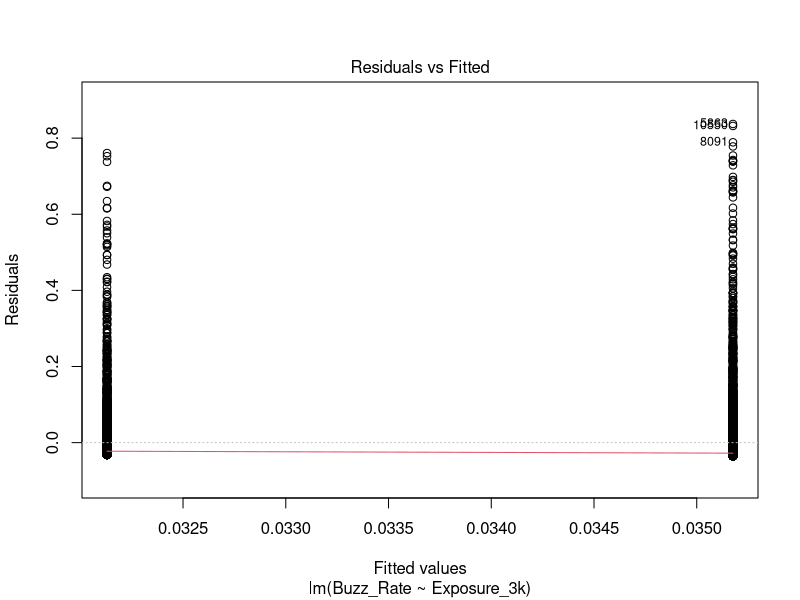
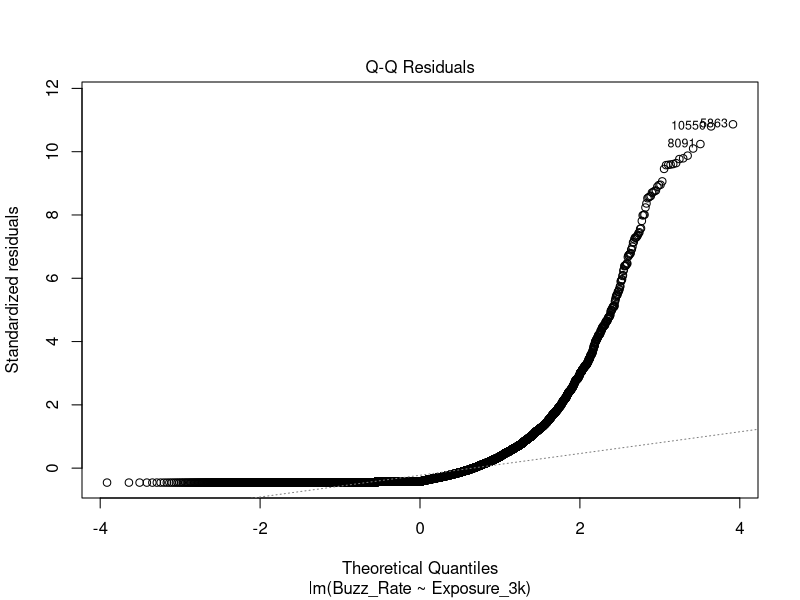
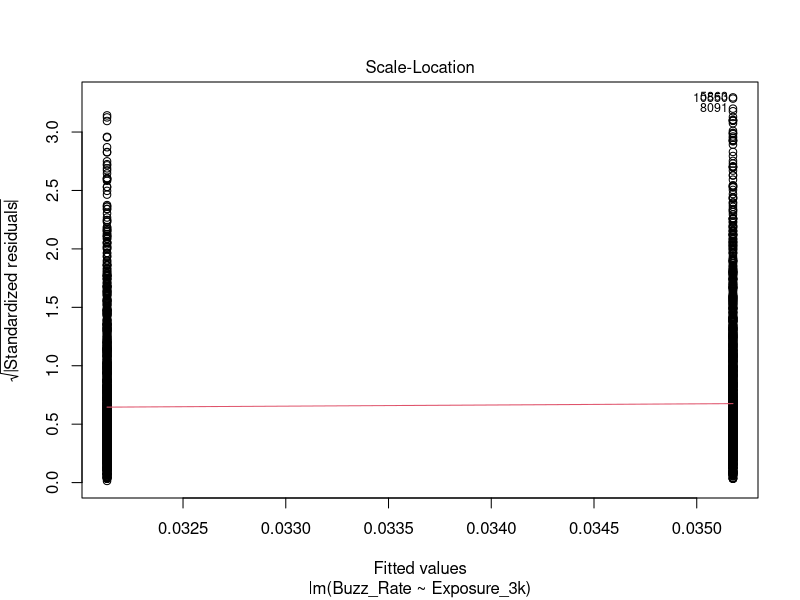
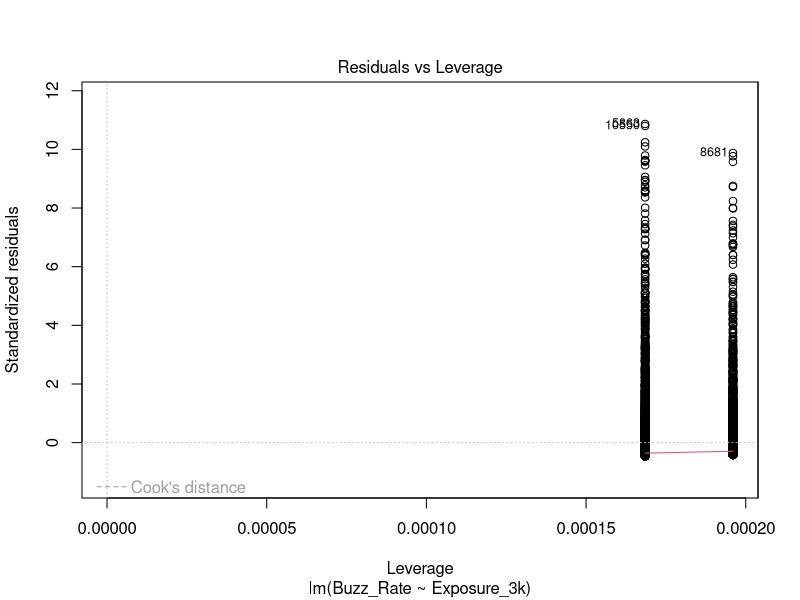
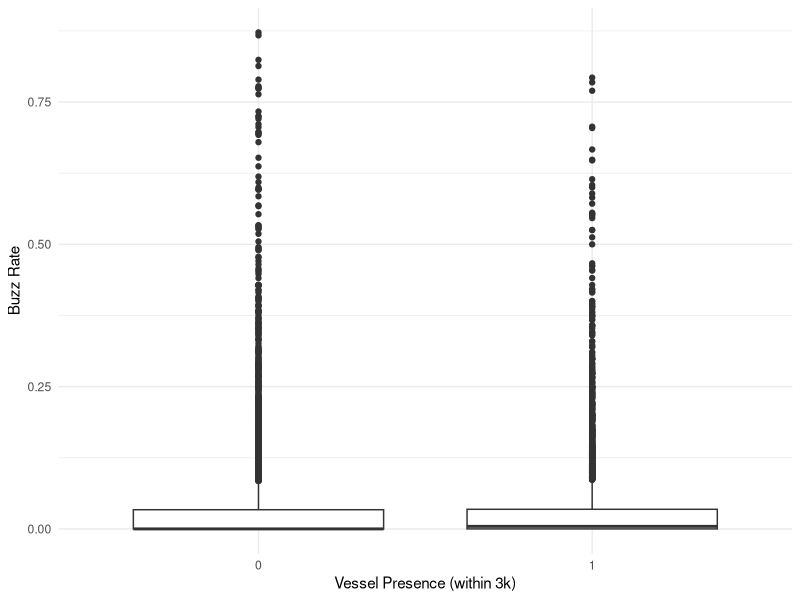
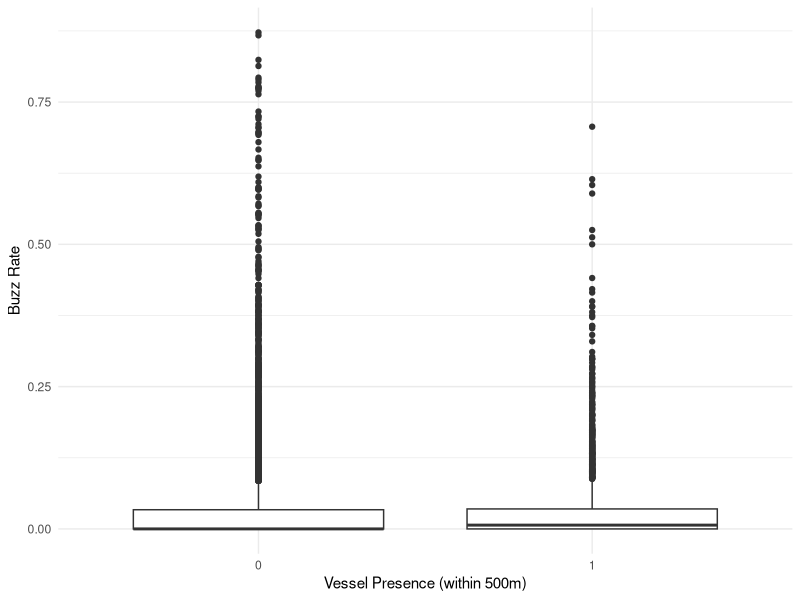
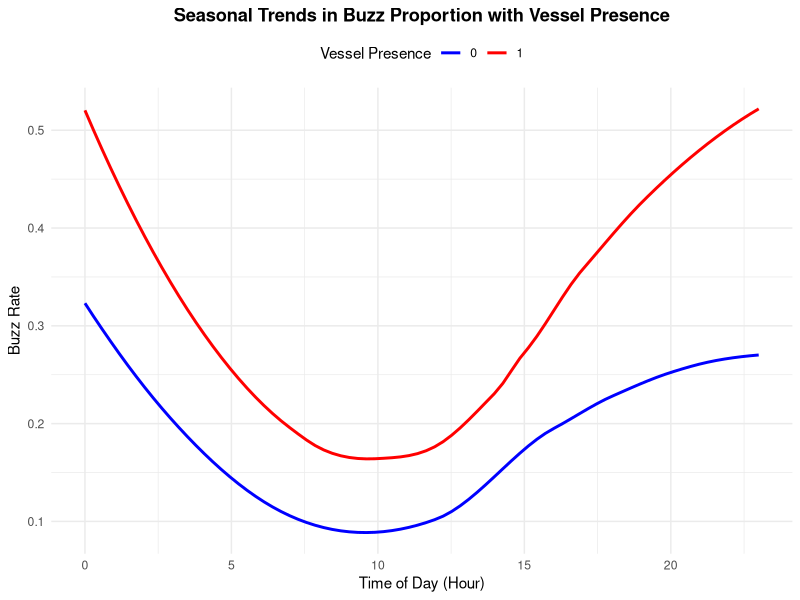
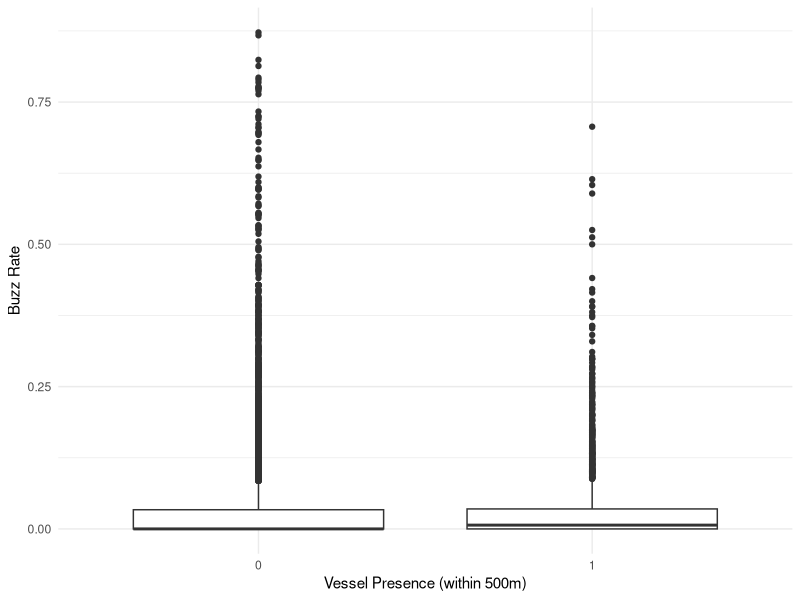

These figures' R source, in order: (Note: this script raises an error after producing the figures.)
## Impacts of  vessel on vocalisation ##

## Packages to load
library(dplyr)
library(tibble)
library(ggplot2)
library(DBI)
library(RSQLite)
library(dbplyr)
library(tidyverse)

## get master df
db_master <- read.csv("Buzz_Master_UPDATED.csv")
db_master$Exposure_3k <- as.factor(db_master$Exposure_3k)
db_master$Exposure_500m <- as.factor(db_master$Exposure_500m)

db_exposure <- count(db_master, Exposure_500m)
db_exposure2 <- count(db_master, Exposure_3k)


## Models 
# Look at how the buzz rate (i.e. proportion of a Porpoise positive event that are
# buzz calls) and how that changes when vessels are or are not present across 
# various exposure distances. 

# Both exposure distances
buzz_model1 <- lm(Buzz_Rate ~ Exposure_500m + Exposure_3k, data = db_master)
summary(buzz_model1) ## not overdispersed

# 3k exposure distance
buzz_model2 <- lm(Buzz_Rate ~ Exposure_3k, data = db_master)
summary(buzz_model2) # significantly fewer buzz calls

# 500m exposure distance
buzz_model3 <- lm(Buzz_Rate ~ Exposure_500m, data = db_master)
summary(buzz_model3) # almost significant but not quite

## Compare models
AIC(buzz_model1, buzz_model2, buzz_model3) # buzz model 2?

## Diagnostics
plot(buzz_model2) ## looks okay 

## Visualise
db_3k_plot <- ggplot(db_master, aes(x = Exposure_3k, y = Buzz_Rate)) +
  geom_boxplot() +
  labs(x = "Vessel Presence (within 3k)", y = "Buzz Rate") +
  theme_minimal()

db_500m_plot <- ggplot(db_master, aes(x = Exposure_500m, y = Buzz_Rate)) +
  geom_boxplot() +
  labs(x = "Vessel Presence (within 500m)", y = "Buzz Rate") +
  theme_minimal()

db_3k_plot
db_500m_plot

## Print to working directory:
tiff('db_buzz_test_signif_500m.tiff', units="in", width=6, height=4, res=1000, compression = 'lzw')

db_500m_plot

dev.off()


#Impact of various variables
buzz_model2 <- glm(Buzz_Train ~ Exposure_3k + Hour + factor(Month), data = db_master, family = binomial(link = "logit"))
summary(buzz_model2)


day_buzz <- glm(Buzz_Train ~ Time_of_day*Exposure_3k, data = db_master, family = binomial(link="logit"))
summary(day_buzz)

# visualise 
ggplot(db_master, aes(x = Hour, y = Buzz_Train, color = Exposure_3k)) +
  geom_smooth(method = "loess", se = FALSE) + # Smoothed lines for trends +
  #facet_wrap(~ Season) + # Separate panels by season
  scale_color_manual(values = c("1" = "red", "0" = "blue")) +
  labs(
    title = "Seasonal Trends in Buzz Proportion with Vessel Presence",
    x = "Time of Day (Hour)",
    y = "Buzz Rate",
    color = "Vessel Presence"
  ) +
  theme_minimal() +
  theme(
    legend.position = "top",
    strip.text = element_text(face = "bold"),
    plot.title = element_text(hjust = 0.5, face = "bold")
  )

ggplot(vessel, aes(x = Hour, y = Vessel_3k)) +
  geom_smooth(method = "loess", se = FALSE)
